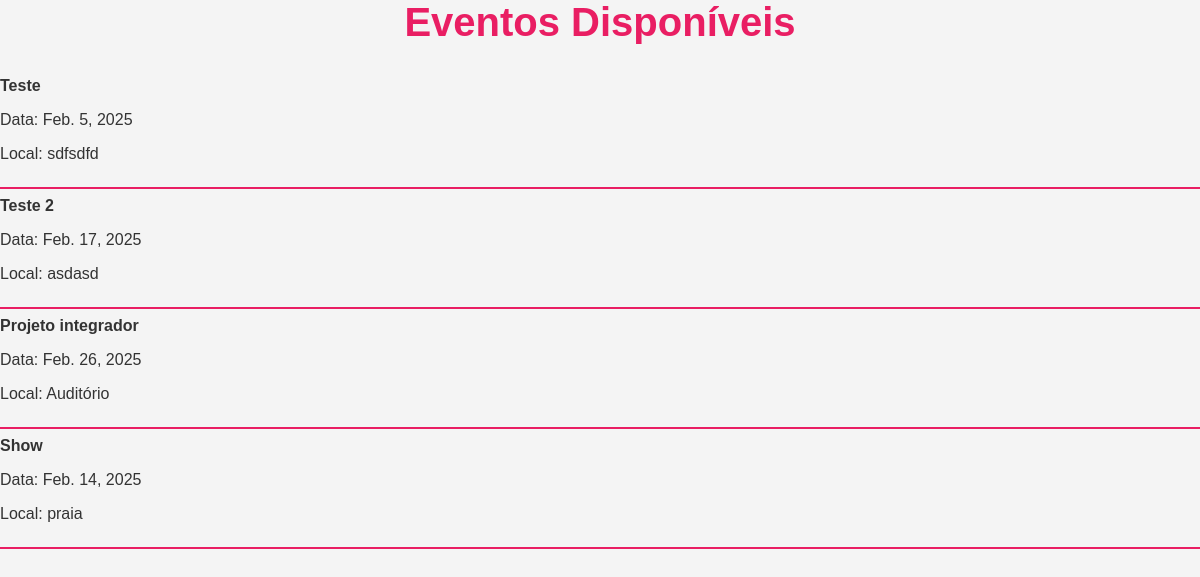
Before: /list_events/ with the older database file.
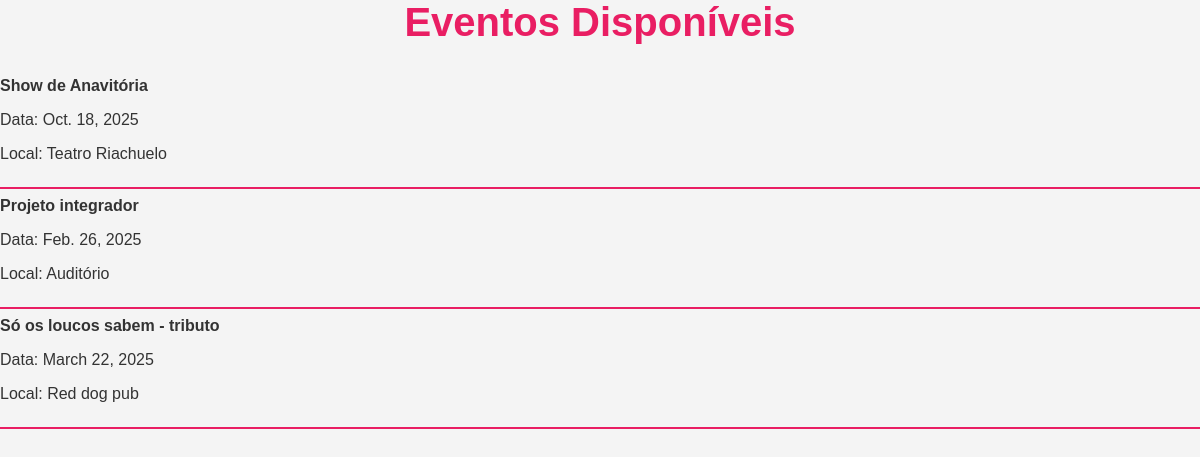
After: the same page with the newer database file.
### forms/models.py (models this page shows, shortened)
class Event(models.Model):
    name = models.CharField(max_length=100)  # Nome do evento
    description = models.TextField(blank=True, null=True)  # Descrição opcional
    date = models.DateField()  # Data do evento
    location = models.CharField(max_length=200)  # Local do evento

### forms/views.py (the view)
# urls.py: path('list_events/', views.list_events, name='list_events'),
def list_events(request):
    eventos = Event.objects.all()  # Ou outra lógica para filtrar eventos
    return render(request, 'list_events.html', {'eventos': eventos})

### forms/templates/list_events.html
<link rel="stylesheet" href="/static/estilo.css" />
<h1 class="eventos-titulo">Eventos Disponíveis</h1>
<ul class="eventos-lista">
    {% for event in eventos %}
    <li>
        <strong>{{ event.name }}</strong><br />
        <p>Data: {{ event.date }}</p>
        <p>Local: {{ event.location }}</p>
    </li>
    <hr />
    {% endfor %}
</ul>

### static/estilo.css (style rules this page uses)
.eventos-titulo { text-align: center; font-size: 2.5rem; color: #e91e63; margin-bottom: 2rem; }
.eventos-lista { list-style: none; padding: 0; margin: 0; }
hr { border: 1px solid #e91e63; margin-top: 1.5rem; }

Changed rows visible on the page:
removed Event: name "Teste", date "Feb. 5, 2025", location "sdfsdfd"
removed Event: name "Teste 2", date "Feb. 17, 2025", location "asdasd"
removed Event: name "Show", date "Feb. 14, 2025", location "praia"
added Event: name "Show de Anavitória", date "Oct. 18, 2025", location "Teatro Riachuelo"
added Event: name "Só os loucos sabem - tributo", date "March 22, 2025", location "Red dog pub"
